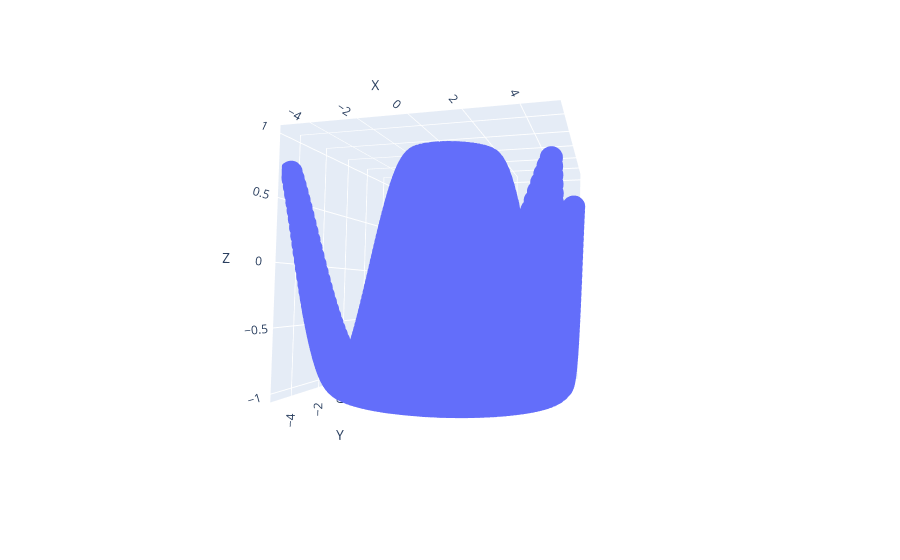

Notebook source saved alongside this figure:
### Code cell
fig=px.scatter_3d(data_frame=df,x="X",y="Y",z="Z")
fig.show()

### Figure 1 — Plotly figure (JSON) as saved in the notebook; plotly's stock layout.template omitted (floating-point values rounded to 4 significant figures; data arrays with more than 128 entries replaced by an {"elided": "..."} marker saying what was removed)
{"data": [{"hovertemplate": "X=%{x}<br>Y=%{y}<br>Z=%{z}<extra></extra>", "legendgroup": "", "marker": {"color": "#636efa", "symbol": "circle"}, "mode": "markers", "name": "", "scene": "scene", "showlegend": false, "type": "scatter3d", "x": {"elided": "10000 float values"}, "y": {"elided": "10000 float values"}, "z": {"elided": "10000 float values"}}], "layout": {"autosize": true, "legend": {"tracegroupgap": 0}, "margin": {"t": 60}, "scene": {"aspectmode": "auto", "aspectratio": {"x": 1, "y": 1, "z": 1}, "camera": {"center": {"x": 0, "y": 0, "z": 0}, "eye": {"x": 0.6562, "y": -2.044, "z": -0.08193}, "projection": {"type": "perspective"}, "up": {"x": -0.2148, "y": 0.6112, "z": 0.7618}}, "domain": {"x": [0, 1], "y": [0, 1]}, "xaxis": {"title": {"text": "X"}, "type": "linear"}, "yaxis": {"title": {"text": "Y"}, "type": "linear"}, "zaxis": {"title": {"text": "Z"}, "type": "linear"}}}}
